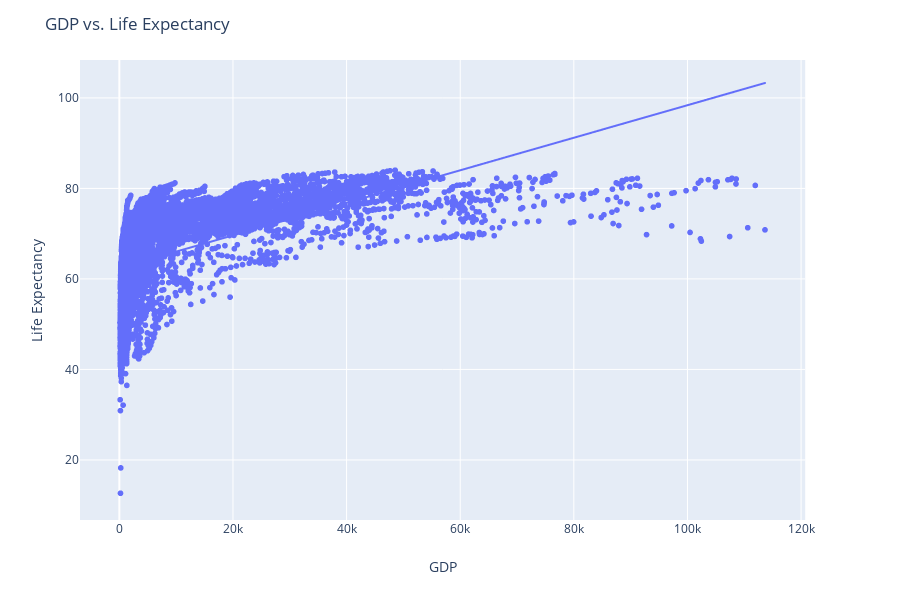

Here is the notebook cell this chart was saved with:
### Markdown cell above
The the default ols trendline in the scatter shows the relationship between gdp and life expectance is generally increasing (the year is overlayed as the hover-label). One important component of this analysis, particularly with linear regression, is autocorrelations between the same counteries over different years. The GDP and life expectancy will be inherantly correlated with the values of the prior years for countries, thereby causing autocorrelation. This highlights another advantage of using xgboost or other tree based methods; they are inherantly robust towards autocorrelation.

### Code cell
fig = px.scatter(gdp, x='gdp', y='life_expectancy_years', hover_name='Year', trendline="ols")

fig.layout.title.text = 'GDP vs. Life Expectancy'
fig.layout.xaxis.title = 'GDP'
fig.layout.yaxis.title = 'Life Expectancy'

fig.show()

### Figure 1 — Plotly figure (JSON) as saved in the notebook; plotly's stock layout.template omitted (floating-point values rounded to 4 significant figures; data arrays with more than 128 entries replaced by an {"elided": "..."} marker saying what was removed)
{"data": [{"hoverlabel": {"namelength": 0}, "hovertemplate": "<b>%{hovertext}</b><br><br>gdp=%{x}<br>life_expectancy_years=%{y}", "hovertext": {"elided": "8709 int values"}, "legendgroup": "", "marker": {"color": "#636efa", "symbol": "circle"}, "mode": "markers", "name": "", "showlegend": false, "type": "scattergl", "x": {"elided": "8709 float values"}, "xaxis": "x", "y": {"elided": "8709 float values"}, "yaxis": "y"}, {"hoverlabel": {"namelength": 0}, "hovertemplate": "<b>OLS trendline</b><br>life_expectancy_years = 0.000359 * gdp + 62.437158<br>R<sup>2</sup>=0.325650<br><br>gdp=%{x}<br>life_expectancy_years=%{y} <b>(trend)</b>", "legendgroup": "", "marker": {"color": "#636efa", "symbol": "circle"}, "mode": "lines", "name": "", "showlegend": false, "type": "scattergl", "x": {"elided": "8709 float values"}, "xaxis": "x", "y": {"elided": "8709 float values"}, "yaxis": "y"}], "layout": {"height": 600, "legend": {"tracegroupgap": 0}, "margin": {"t": 60}, "title": {"text": "GDP vs. Life Expectancy"}, "xaxis": {"anchor": "y", "domain": [0, 0.98], "title": {"text": "GDP"}}, "yaxis": {"anchor": "x", "domain": [0, 1], "title": {"text": "Life Expectancy"}}}}
